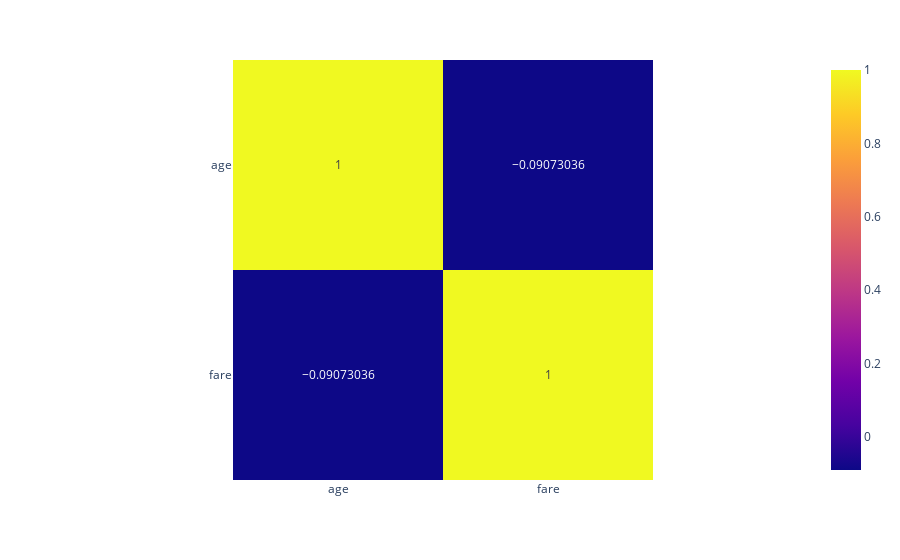

Notebook code for this chart:
### Markdown cell above
This code cell creates a heatmap to visualize the correlation between the 'age' and 'fare' columns in the Titanic dataset using Plotly Express.

- `df[['age','fare']].corr()` computes the correlation matrix for the selected columns.
- `px.imshow` displays the correlation matrix as a heatmap, with `text_auto=True` to show the correlation values on the plot.
- `fig.show()` renders the interactive heatmap within the notebook.

Heatmaps of correlation matrices are useful for quickly identifying relationships and dependencies between variables in a dataset.

### Code cell
# Heatmap on corr of titanic datasety of ager and fare using plotly
fig =px.imshow(df[['age','fare']].corr(),text_auto=True)
fig.show()

### Figure 1 — Plotly figure (JSON) as saved in the notebook; plotly's stock layout.template omitted (floating-point values rounded to 4 significant figures)
{"data": [{"coloraxis": "coloraxis", "hovertemplate": "x: %{x}<br>y: %{y}<br>color: %{z}<extra></extra>", "name": "0", "texttemplate": "%{z}", "type": "heatmap", "x": ["age", "fare"], "xaxis": "x", "y": ["age", "fare"], "yaxis": "y", "z": [[1.0, -0.09073], [-0.09073, 1.0]]}], "layout": {"coloraxis": {"colorscale": [[0, "#0d0887"], [0.1111, "#46039f"], [0.2222, "#7201a8"], [0.3333, "#9c179e"], [0.4444, "#bd3786"], [0.5556, "#d8576b"], [0.6667, "#ed7953"], [0.7778, "#fb9f3a"], [0.8889, "#fdca26"], [1, "#f0f921"]]}, "margin": {"t": 60}, "xaxis": {"anchor": "y", "constrain": "domain", "domain": [0, 1], "scaleanchor": "y"}, "yaxis": {"anchor": "x", "autorange": "reversed", "constrain": "domain", "domain": [0, 1]}}}
